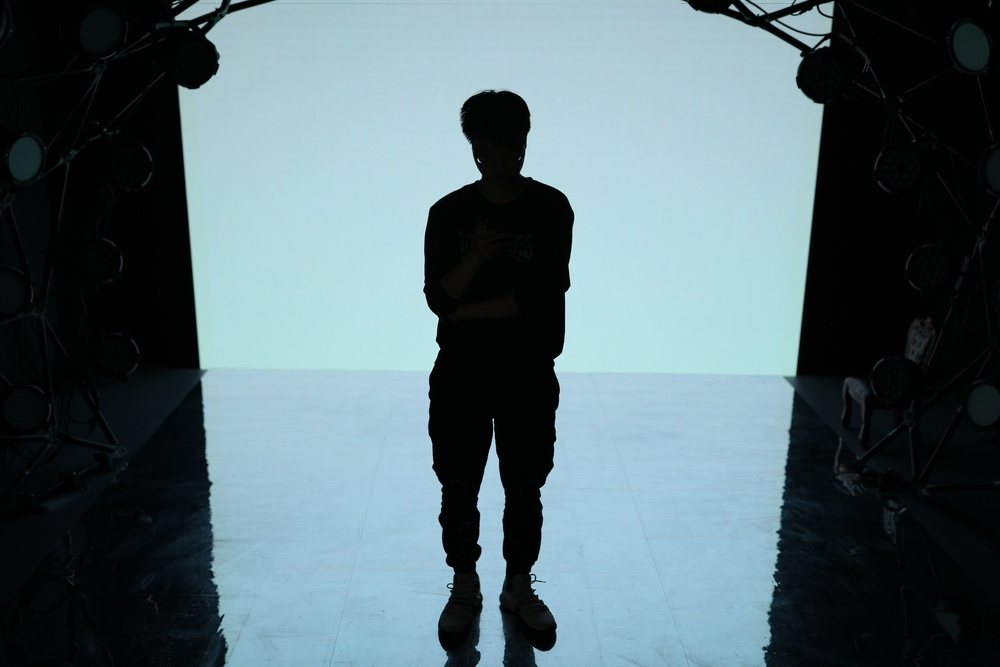
#> input picture extend_image/图片对齐/src.jpg, 1000 x 667 px, shrunk from 6720 x 4480 before the run
$ python align_image.py
#> lines starting #> are read from the running program, lines starting #| are printed output that depends on the picture
# !/usr/bin/python3
# -*- coding: utf-8 -*-
# Copyright (c) Zhao
# Zhao-Jian-Wei, 836875692@qq.com

# 图片对比

# pip install opencv-python

import datetime
from threading import Thread

import cv2
import numpy as np

MAX_FEATURES = 10000
GOOD_MATCH_PERCENT = 0.08


class MyThread(Thread):
    def __init__(self, func, args, name=''):
        Thread.__init__(self)
        self.name = name
        self.func = func
        self.args = args
        self.result = self.func(*self.args)

    def get_result(self):
        try:
            return self.result
        except Exception as ex:
            print(ex)
            return None


def ThreadFun(p):
    ak_aze = p[0]
    img = p[1]
    key_points1, descriptors1 = ak_aze.detectAndCompute(img, mask=None)
    return key_points1, descriptors1


def alignImages(im1, im2):
    im1Gray = cv2.cvtColor(im1, cv2.COLOR_BGR2GRAY)
    im2Gray = cv2.cvtColor(im2, cv2.COLOR_BGR2GRAY)
    # ak_aze = cv2.ORB_create(MAX_FEATURES)
    ak_aze = cv2.AKAZE_create(descriptor_type=2, threshold=0.002, nOctaves=4, nOctaveLayers=4, diffusivity=3)
    # ak_aze = cv2.AKAZE_create()
    t1 = MyThread(ak_aze.detectAndCompute, (im1Gray, None,), "")
    t2 = MyThread(ak_aze.detectAndCompute, (im2Gray, None,), "")
    t1.start()
    t2.start()
    t1.join()
    t2.join()
    key_points1, descriptors1 = t1.get_result()
    key_points2, descriptors2 = t2.get_result()

    # Match features.
    matcher = cv2.DescriptorMatcher_create(cv2.DESCRIPTOR_MATCHER_BRUTEFORCE)
    matches = list(matcher.match(descriptors1, descriptors2, None))

    # Sort matches by score
    matches.sort(key=lambda x: x.distance, reverse=False)
    imMatches = cv2.drawMatches(im1, key_points1, im2, key_points2, matches, None)
    cv2.imwrite('matches1.jpg', imMatches)

    # Remove not so good matches 值越低 精度越高
    numGoodMatches = int(len(matches) * GOOD_MATCH_PERCENT)
    matches = matches[:numGoodMatches]

    imMatches = cv2.drawMatches(im1, key_points1, im2, key_points2, matches, None)
    cv2.imwrite('matches2.jpg', imMatches)
    # Extract location of good matches
    points1 = np.zeros((len(matches), 2), dtype=np.float32)
    points2 = np.zeros((len(matches), 2), dtype=np.float32)

    for num_I, match in enumerate(matches):
        points1[num_I, :] = key_points1[match.queryIdx].pt
        points2[num_I, :] = key_points2[match.trainIdx].pt

    # Find homography
    h, mask = cv2.findHomography(points1, points2, cv2.RANSAC)

    # Use homography
    height, width, channels = im2.shape
    color = im2[int(width / 2)][int(height / 2)]
    border_value = (int(color[0]), int(color[1]), int(color[2]))
    im1Reg = cv2.warpPerspective(im1, h, (width, height), borderValue=border_value)

    return im1Reg


start_time = datetime.datetime.now()
path_img = 'src.jpg'
path_empty = 'standard.jpg'
path_save = 'save.jpg'

image = cv2.imread(path_empty, cv2.IMREAD_COLOR)
back = cv2.imread(path_img, cv2.IMREAD_COLOR)
#> back is the input picture: shape (667, 1000, 3); mean B, G, R 113.1, 107, 87

back_align = alignImages(back, image)
#> in alignImages, `im1Gray = cv2.cvtColor(im1, cv2.COLOR_BGR2GRAY)`:
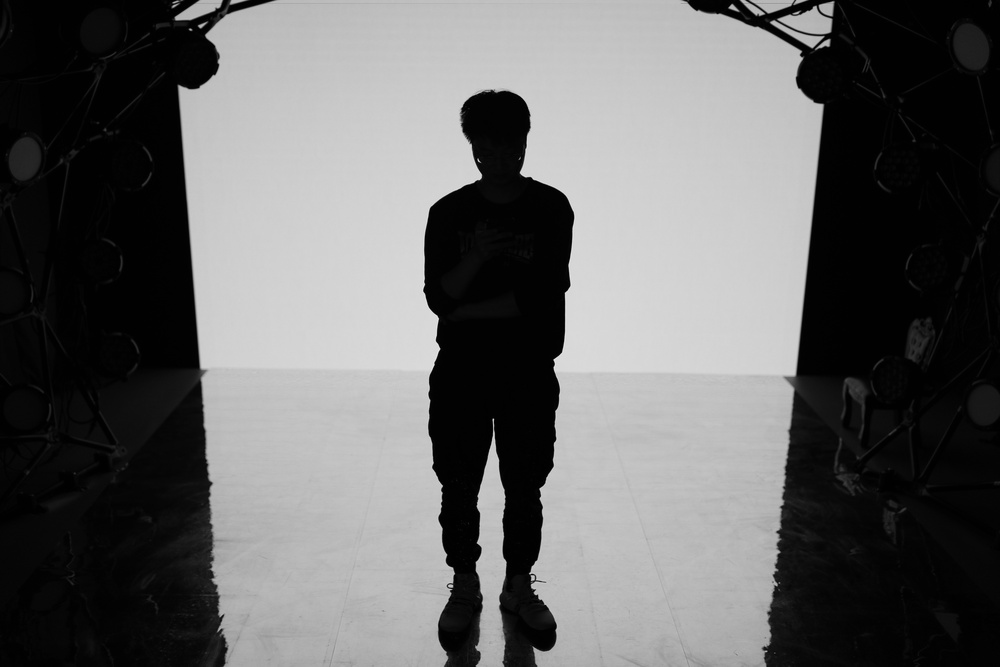
#> im1Gray: shape (667, 1000); min 0, max 234, mean 101.7
#> (the run stopped early here; a loop or call above may not have finished)
